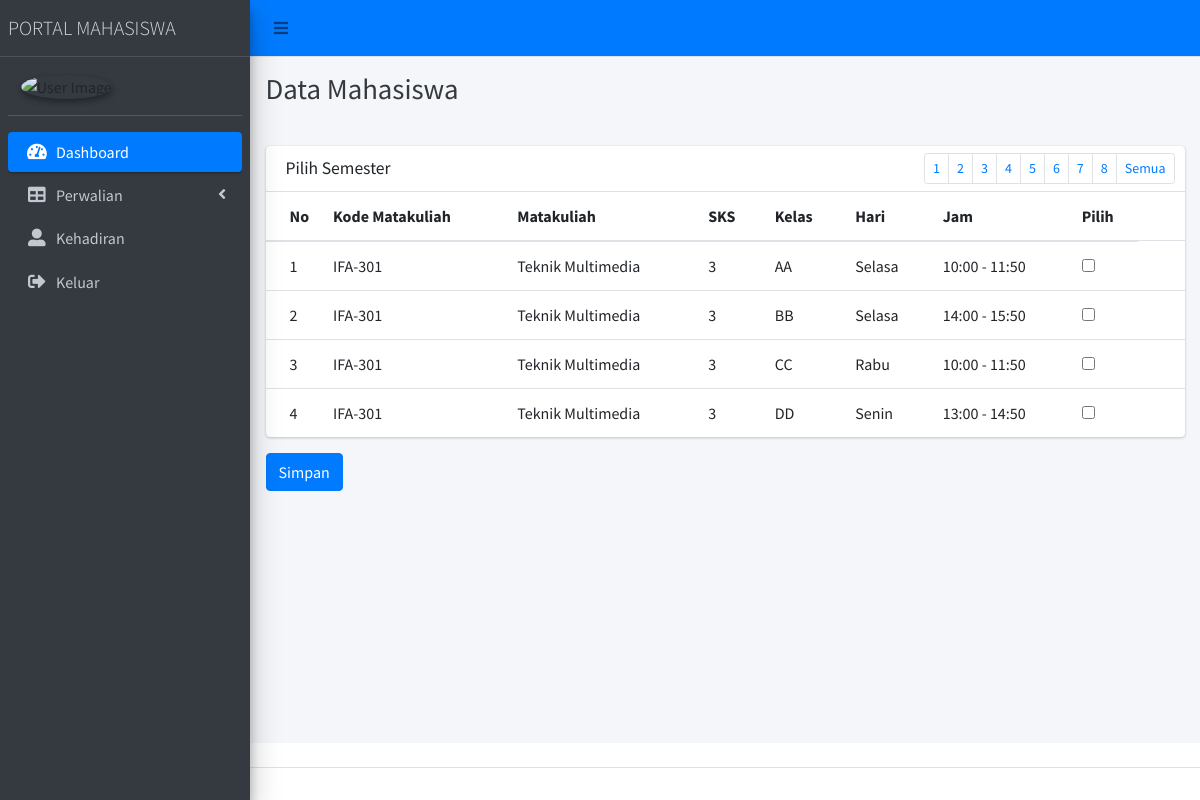
Page /index.php/mahasiswa/perwalian/perwalian5 on the committed database.
### tables this page shows
CREATE TABLE `jadwal` (
  `id_jadwal` int(11) NOT NULL,
  `kode_mk` varchar(7) NOT NULL DEFAULT '0',
  `kelas` varchar(7) NOT NULL DEFAULT '0',
  `hari` varchar(50) NOT NULL DEFAULT '0',
  `jam` varchar(15) NOT NULL DEFAULT '00:00:00'
);

CREATE TABLE `matakuliah` (
  `kode_mk` varchar(7) NOT NULL,
  `nama_mk` varchar(50) NOT NULL,
  `sks` int(11) NOT NULL,
  `semester` int(11) NOT NULL
);

### application/libraries/Template.php (called while the page is built)
<?php if (!defined('BASEPATH')) exit('No direct script access allowed');
class Template
{
	var $template_data = array();
	function set($name, $value)
	{
		$this->template_data[$name] = $value;
	}
	function load($template = '', $view = '', $view_data = array(), $return = FALSE)
	{
		$this->CI = &get_instance();
		$this->set('contents', $this->CI->load->view($view, $view_data, TRUE));
		return $this->CI->load->view($template, $this->template_data, $return);
	}
}

### application/controllers/mahasiswa/Perwalian.php (called while the page is built, shortened)
<?php
class Perwalian extends CI_Controller {
	public function perwalian5()
	{
		$data['daftar5'] = $this->Modelperwalian->getdataperwalian5();
		$this->template->load('layout/template', 'mahasiswa/perwalian5', $data);
	}
}

### index.php (called while the page is built, shortened)
<?php
require_once BASEPATH.'core/CodeIgniter.php';

### application/models/Modelperwalian.php (called while the page is built, shortened)
<?php
class Modelperwalian extends CI_Model {
    public function getdataperwalian5()
	{
        $query = $this->db->select('jadwal.id_jadwal, matakuliah.kode_mk, matakuliah.nama_mk, matakuliah.sks, matakuliah.semester, jadwal.kelas, jadwal.hari, jadwal.jam')
        ->join('jadwal','jadwal.kode_mk=matakuliah.kode_mk')
        ->where('semester','5')
        ->get('matakuliah')->result_array();
        return $query;
    }
}

### application/views/mahasiswa/perwalian5.php (the view, shortened to what this page needs)
<section class="content">
          <div class="col-md-12">
            <div class="card">
              <form id="perwalian" method="POST" action="<?= base_url('insertperwalian')?>" >
              <div class="card-header">
                <h3 class="card-title">Pilih Semester</h3>
                <div class="card-tools">
                  <ul class="pagination pagination-sm float-right">
                  <li class="page-item"><a class="page-link" href="<?= site_url('perwalian1')?>">1</a></li>
                    <li class="page-item"><a class="page-link" href="<?= site_url('perwalian2')?>">2</a></li>
                    <li class="page-item"><a class="page-link" href="<?= site_url('perwalian3')?>">3</a></li>
                    <li class="page-item"><a class="page-link" href="<?= site_url('perwalian4')?>">4</a></li>
                    <li class="page-item"><a class="page-link" href="<?= site_url('perwalian5')?>">5</a></li>
                    <li class="page-item"><a class="page-link" href="<?= site_url('perwalian6')?>">6</a></li>
                    <li class="page-item"><a class="page-link" href="<?= site_url('perwalian7')?>">7</a></li>
                    <li class="page-item"><a class="page-link" href="<?= site_url('perwalian8')?>">8</a></li>
                    <li class="page-item"><a class="page-link" href="<?= site_url('perwaliansemua')?>">Semua</a></li>
                  </ul>
                </div>
              </div>
              <div class="card-body p-0">
                <table class="table">
                  <thead>
                    <tr>
                      <th style="width: 10px">No</th>
                      <th>Kode Matakuliah</th>
                      <th>Matakuliah</th>
                      <th>SKS</th>
                      <th>Kelas</th>
                      <th>Hari</th>
                      <th>Jam</th>
                      <th style="width: 40px">Pilih</th>
                    </tr>
                  </thead>
                  <tbody>
                     <?php
                     $no=1;
                     $j=0;
                           foreach ($daftar5 as $row) {
                             ?>
                      <tr>
                        <td><?php echo $no++; ?></td>
                     <td><?php echo $row['kode_mk']; ?></td>
                     <td><?php echo $row['nama_mk']; ?></td>
                     <td><?php echo $row['sks']; ?></td>
                     <td><?php echo $row['kelas']; ?></td>
                     <td><?php echo $row['hari']; ?></td>
                     <td><?php echo $row['jam']; ?></td>
                     <td><input type="checkbox" class="<?php echo $row['kode_mk']; ?> check" id="<?php echo $row['kode_mk'].$j; ?>" value="<?php echo $row['kode_mk']; ?>" name="kode[<?php echo $j; ?>][kode_mk]" onclick="myCheck('<?php echo $row['kode_mk'].$j; ?>')"></td>
                     <td>
                     </td>
                     </tr>
                             <?php
                          $j++;
                          }
                                 ?>
                  </tbody>
                </table>
              </div>
            </div>
            <button class="btn btn-primary waves-effect" type="submit" name="submit" value="simpan">Simpan</button>
    </section>

### rows in the picture
jadwal: kode_mk.kode_mk "IFA-301", kode_mk.nama_mk "Teknik Multimedia", kode_mk.sks "3", kelas "AA", hari "Selasa", jam "10:00 - 11:50"
jadwal: kode_mk.kode_mk "IFA-301", kode_mk.nama_mk "Teknik Multimedia", kode_mk.sks "3", kelas "BB", hari "Selasa", jam "14:00 - 15:50"
jadwal: kode_mk.kode_mk "IFA-301", kode_mk.nama_mk "Teknik Multimedia", kode_mk.sks "3", kelas "CC", hari "Rabu", jam "10:00 - 11:50"
jadwal: kode_mk.kode_mk "IFA-301", kode_mk.nama_mk "Teknik Multimedia", kode_mk.sks "3", kelas "DD", hari "Senin", jam "13:00 - 14:50"
